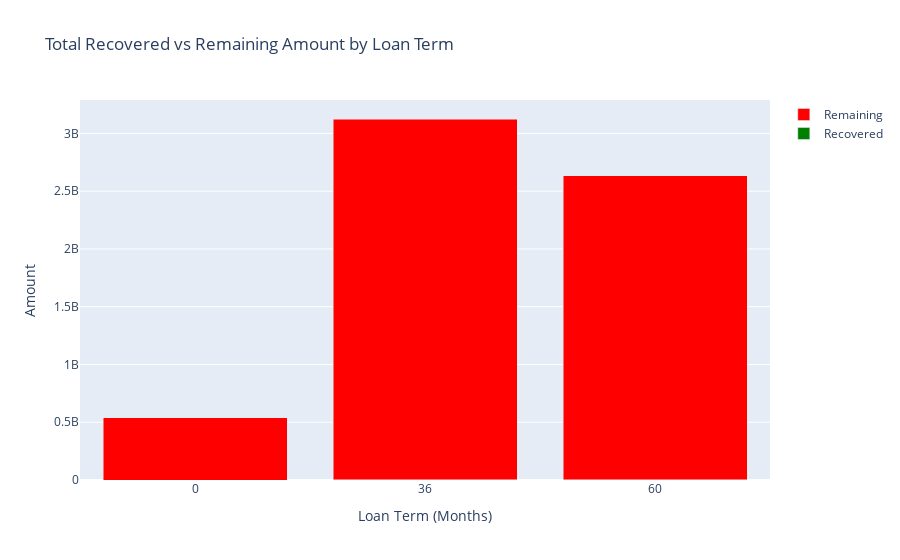

This figure's notebook cell:
### Code cell
df['total_amount_to_be_paid'] = df['loan_amount'] * (1 + df['int_rate'])

# Calculate amount remaining
df['amount_remaining'] = df['total_amount_to_be_paid'] - df['total_payment']

# Summarize the total recovered and remaining amounts by loan term
grouped = df.groupby('term').agg(
    total_recovered=pd.NamedAgg(column='total_payment', aggfunc='sum'),
    total_remaining=pd.NamedAgg(column='amount_remaining', aggfunc='sum')
).reset_index()

# Create a stacked bar chart
fig = go.Figure(data=[
    go.Bar(name='Recovered', x=grouped['term'], y=grouped['total_recovered'], marker_color='green'),
    go.Bar(name='Remaining', x=grouped['term'], y=grouped['total_remaining'], marker_color='red')
])
fig.update_layout(barmode='stack', 
                  title='Total Recovered vs Remaining Amount by Loan Term',
                  xaxis_title='Loan Term (Months)',
                  yaxis_title='Amount',
                  xaxis=dict(type='category'))

fig.show()

### Figure 1 — Plotly figure (JSON) as saved in the notebook; plotly's stock layout.template omitted (floating-point values rounded to 4 significant figures)
{"data": [{"marker": {"color": "green"}, "name": "Recovered", "type": "bar", "x": [0, 36, 60], "y": [26150.0, 195800.0, 77370.0]}, {"marker": {"color": "red"}, "name": "Remaining", "type": "bar", "x": [0, 36, 60], "y": [540900000.0, 3125000000.0, 2636000000.0]}], "layout": {"barmode": "stack", "title": {"text": "Total Recovered vs Remaining Amount by Loan Term"}, "xaxis": {"title": {"text": "Loan Term (Months)"}, "type": "category"}, "yaxis": {"title": {"text": "Amount"}}}}
